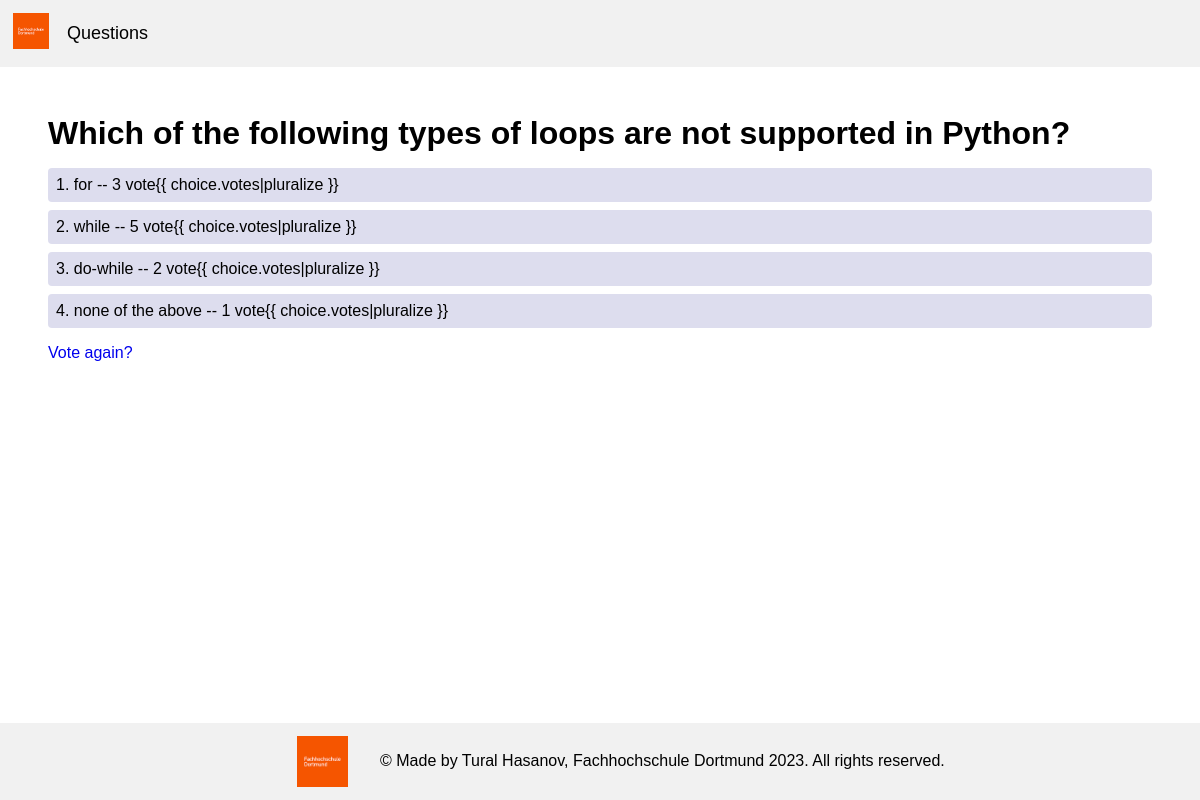
/4/results/, run on the app's committed database.
### polls/models.py (models this page shows, shortened)
class Question(models.Model):
    question_text = models.CharField(max_length=200)
    pub_date = models.DateTimeField('date published')
    created_at = models.DateTimeField(auto_now_add=True)
    updated_at = models.DateTimeField(auto_now=True)
    objects = QuestionManager()

class Choice(models.Model):
    question = models.ForeignKey(Question, related_name="question_choices", on_delete=models.CASCADE)
    choice_text = models.CharField(max_length=200)
    votes = models.IntegerField(default=0)
    created_at = models.DateTimeField(auto_now_add=True)
    updated_at = models.DateTimeField(auto_now=True)

### polls/views.py (the view)
# urls.py: path('<int:question_id>/results/', views.results, name='results'),
def results(request, question_id):
    try:
        question = Question.objects.prefetch_related('question_choices').get(pk=question_id)
    except Question.DoesNotExist:
        raise Http404("Question does not exist")
    return render(request, 'polls/results.html', {'question': question})

### polls/models.py (called while the page is built)
    def get_queryset(self):
        return super().get_queryset().filter(pub_date__lte=timezone.now())

### polls/templates/polls/results.html
{% extends 'app.html' %} {% block content %}
<h1>{{ question.question_text }}</h1>
<ul class="choices">
  {% for choice in question.question_choices.all %}
  <li class="question-choice">
    {{forloop.counter}}. {{ choice.choice_text }} -- {{ choice.votes }} vote{{
    choice.votes|pluralize }}
  </li>
  {% endfor %}
</ul>
<a href="{% url 'polls:detail' question.id %}">Vote again?</a>
{% endblock content %}

### static/style.css (style rules this page uses)
* { margin: 0; padding: 0; font-family: Arial, Helvetica, sans-serif; }
li { list-style: none; }
a { text-decoration: none; }
ul.choices { margin-bottom: 1em; margin-top: 1em; }
li.question-choice { background: #dde; border: none; border-radius: 4px; margin-bottom: 0.5em; padding: 0.5em; }

### data on the page
Question: question_text "Which of the following types of loops are not supported in Python?"
Choice: choice_text "for", votes "3"
Choice: choice_text "while", votes "5"
Choice: choice_text "do-while", votes "2"
Choice: choice_text "none of the above", votes "1"
